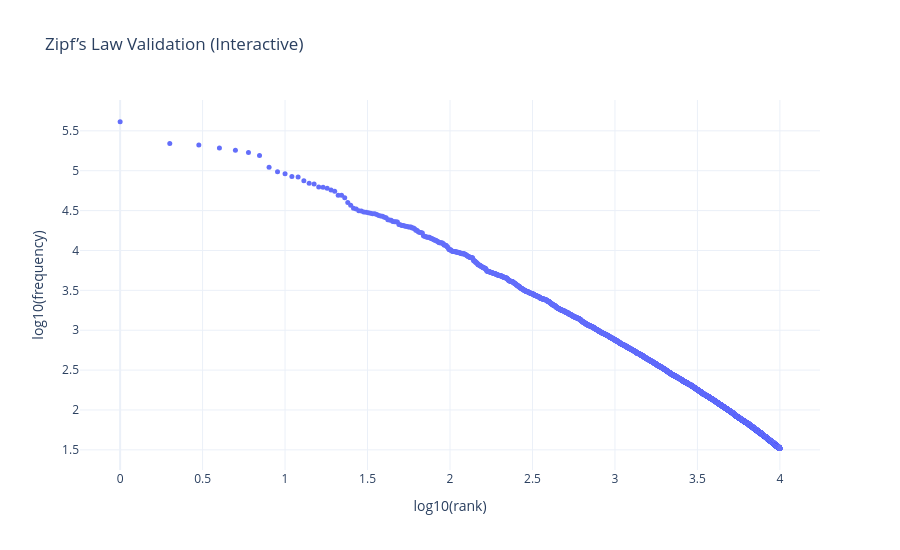

The notebook cell saved with this chart:
### Markdown cell above
## 13) Section B — Practical Task 3: Zipf’s Law Validation

### Code cell
def zipf_analysis(text_series: pd.Series, top_n: int = 20000):
    all_tokens = []
    for txt in text_series.fillna(""):
        all_tokens.extend(regex_tokenize(txt))
    counts = Counter(all_tokens)
    freq_items = counts.most_common(top_n)
    zipf_df = pd.DataFrame(freq_items, columns=["token", "frequency"])
    zipf_df["rank"] = np.arange(1, len(zipf_df) + 1)
    zipf_df["log_rank"] = np.log10(zipf_df["rank"])
    zipf_df["log_frequency"] = np.log10(zipf_df["frequency"])
    return zipf_df


zipf_df = zipf_analysis(analysis_text, top_n=10000)
display(zipf_df.head(10))

plt.figure(figsize=(10, 7))
sns.scatterplot(data=zipf_df, x="log_rank", y="log_frequency", s=25)
plt.title("Zipf’s Law: log(rank) vs log(frequency)")
plt.tight_layout()
plt.show()

fig = go.Figure(data=go.Scatter(
    x=zipf_df["log_rank"],
    y=zipf_df["log_frequency"],
    mode="markers",
    marker=dict(size=5),
))
fig.update_layout(
    title="Zipf’s Law Validation (Interactive)",
    xaxis_title="log10(rank)",
    yaxis_title="log10(frequency)",
    template="plotly_white",
    height=550,
)
fig.show()

### Figure 1 — Plotly figure (JSON) as saved in the notebook; plotly's stock layout.template omitted (floating-point values rounded to 4 significant figures; data arrays with more than 128 entries replaced by an {"elided": "..."} marker saying what was removed)
{"data": [{"marker": {"size": 5}, "mode": "markers", "type": "scatter", "x": {"elided": "10000 float values"}, "y": {"elided": "10000 float values"}}], "layout": {"height": 550, "title": {"text": "Zipf’s Law Validation (Interactive)"}, "xaxis": {"title": {"text": "log10(rank)"}}, "yaxis": {"title": {"text": "log10(frequency)"}}}}
